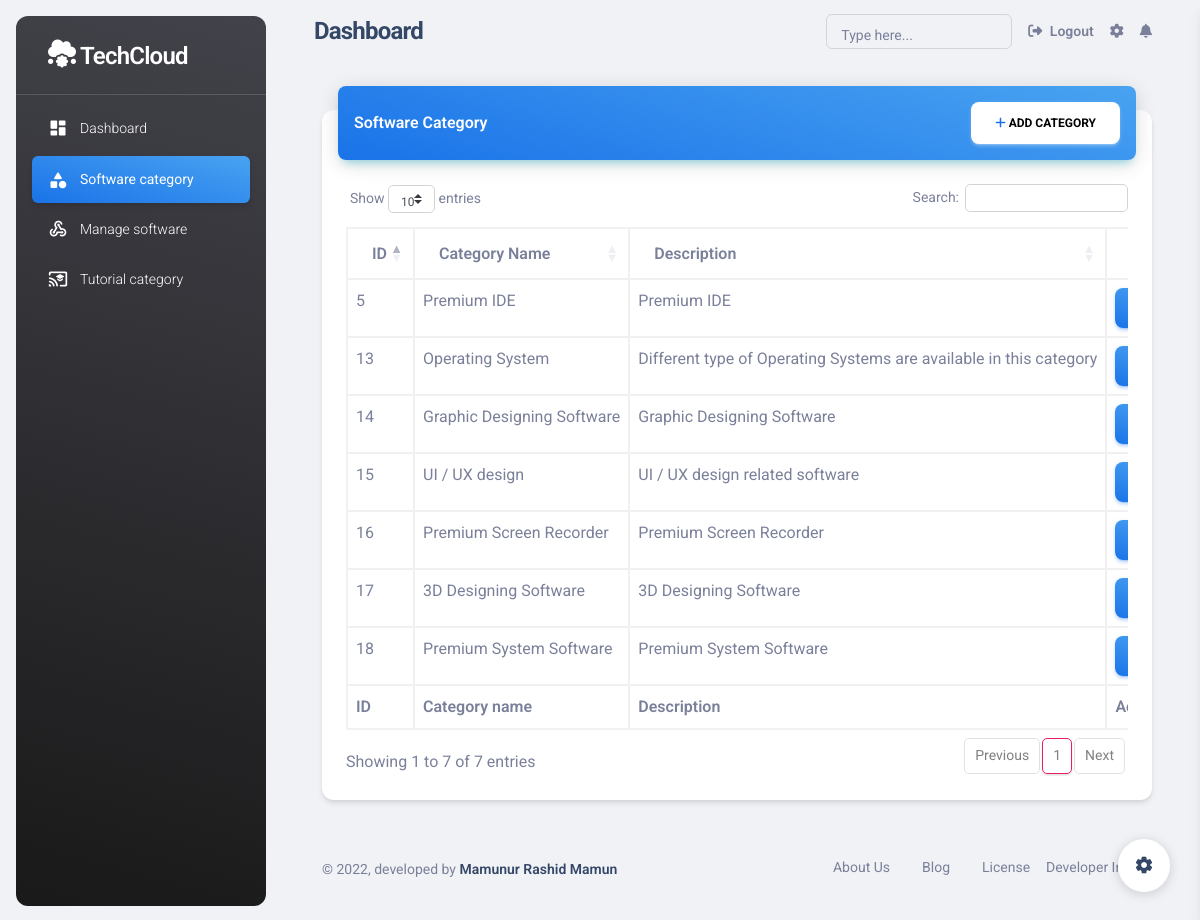
Screenshot of /software_category.php (signed in) with the database file from the repository.
### tables this page shows
CREATE TABLE `software_category` (
  `id` int(11) NOT NULL,
  `cat_name` varchar(255) NOT NULL,
  `cat_desc` longtext NOT NULL
);

### software_category.php (called while the page is built)
<?php
$view = "software_category";
include("./template.php");

### class/function.php (called while the page is built, shortened)
<?php
class TechCloud
{
    private $conn;
    public function __construct()
    {
        $this->conn = mysqli_connect('localhost', 'root', "", 'tech_cloud_resource_sharing_project');
    }
    public function display_soft_cat()
    {
        $query = "SELECT * FROM software_category";
        if (mysqli_query($this->conn, $query)) {
            $soft_cat = mysqli_query($this->conn, $query);
            return $soft_cat;
        }
    }
}

### views/software_category_view.php (the view, shortened to what this page needs)
<?php
$cat_data = $obj->display_soft_cat();
?>
<div class="container-fluid py-2">
    <div class="row">
        <div class="col-12">
            <div class="card my-4">
                <div class="card-header p-0 position-relative mt-n4 mx-3 z-index-2">
                    <div class="bg-gradient-info shadow-info border-radius-lg py-3 d-flex justify-content-between">
                        <h6 class="text-white text-capitalize ps-3 mt-2">Software Category</h6>
                        <button class="btn btn-white my-0 mr-3" data-toggle="modal" data-target="#add_cat_staticBackdrop"><i class="fas fa-plus text-info"></i> Add Category</button>
                    </div>
                </div>
                <div class="card-body p-4 input-border">
                    <div class="table-responsive">
                        <table class="table table-bordered" id="dataTable" width="100%" cellspacing="0">
                            <thead>
                                <tr>
                                    <th>ID</th>
                                    <th>Category name</th>
                                    <th>Description</th>
                                    <th>Action</th>
                                </tr>
                            </thead>
                            <tfoot>
                                <tr>
                                    <th>ID</th>
                                    <th>Category name</th>
                                    <th>Description</th>
                                    <th>Action</th>
                                </tr>
                            </tfoot>
                            <tbody>
                                <?php while ($category = mysqli_fetch_assoc($cat_data)) { ?>
                                    <tr>
                                        <td><?php echo $category['id'] ?></td>
                                        <td><?php echo $category['cat_name'] ?></td>
                                        <td><?php echo $category['cat_desc'] ?></td>
                                        <td>
                                            <div class="btn-group">
                                                <a href="" class="btn bg-gradient-info my-0 px-3" data-toggle="modal" data-target="<?php echo "#alert_" . $category['id'] ?>"><i class="fas fa-edit"></i></a>
                                            </div>
                                        </td>
                                    </tr>
                                <?php } ?>
                            </tbody>
                        </table>
                    </div>
                </div>
            </div>
        </div>
    </div>
</div>

### includes/head.php (shortened to what this page needs)
<!DOCTYPE html>
<html lang="en">
<head>
    <link rel="stylesheet" href="https://cdn.jsdelivr.net/npm/bootstrap@4.6.1/dist/css/bootstrap.min.css">
    <link href="assets/css/nucleo-icons.css" rel="stylesheet" />
    <link href="assets/css/nucleo-svg.css" rel="stylesheet" />
    <link id="pagestyle" href="assets/css/material-dashboard.css?v=3.0.0" rel="stylesheet" />
    <link href="https://cdn.datatables.net/1.10.20/css/dataTables.bootstrap4.min.css" rel="stylesheet" />
    <link rel="stylesheet" href="assets/css/custom_style.css">
</head>

### template.php (shortened to what this page needs)
<?php
include("./class/function.php");
$obj = new TechCloud();
include("./includes/head.php");
?>
<body class="g-sidenav-show  bg-gray-200">
    <?php include_once("./includes/sidenav.php") ?>
    <main class="main-content position-relative max-height-vh-100 h-100 border-radius-lg ">
        <?php include_once("./includes/topnav.php") ?>
        <div class="container-fluid py-3">
            <?php
            if (isset($view)) {
                if ($view == "dashboard") {
                    include_once("./views/dash_view.php");
                } else if ($view == "software_category") {
                    include_once("./views/software_category_view.php");
                }
            }
            ?>
            <?php include_once("./includes/footer.php") ?>
        </div>
    </main>
    <?php include_once("./includes/fixed_plugin.php") ?>
</body>
</html>

### includes/sidenav.php (shortened to what this page needs)
<aside class="sidenav navbar navbar-vertical navbar-expand-xs border-0 border-radius-xl my-3 fixed-start ms-3 bg-gradient-dark" id="sidenav-main">
    <div class="sidenav-header">
        <a class="navbar-brand m-0 justify-content-start d-flex" href="#">
            <i class="fas fa-cloud-meatball fa-2x text-white"> </i>
            <h4 class="ms-1 text-white"> TechCloud</h4>
        </a>
    </div>
    <hr class="horizontal light mt-0 mb-2">
    <div class="w-auto  max-height-vh-100" id="sidenav-collapse-main">
        <ul class="navbar-nav">
            <li class="nav-item">
                <a class="nav-link text-white <?php if ($view == 'dashboard') echo "active bg-gradient-info" ?>" href="dashboard.php">
                    <div class="text-white text-center me-2 d-flex align-items-center justify-content-center">
                        <i class="material-icons opacity-10">dashboard</i>
                    </div>
                    <span class="nav-link-text ms-1">Dashboard</span>
                </a>
            </li>
            <li class="nav-item">
                <a id="soft_cat" class="nav-link text-white <?php if ($view == 'software_category') echo "active bg-gradient-info" ?>" href="software_category.php">
                    <div class="text-white text-center me-2 d-flex align-items-center justify-content-center">
                        <i class="material-icons opacity-10">category</i>
                    </div>
                    <span class="nav-link-text ms-1">Software category</span>
                </a>
            </li>
            <li class="nav-item">
                <a class="nav-link text-white <?php if ($view == 'manage_software') echo "active bg-gradient-primary" ?>" href="category.php">
                    <div class="text-white text-center me-2 d-flex align-items-center justify-content-center">
                        <i class="material-icons opacity-10">webhook</i>
                    </div>
                    <span class="nav-link-text ms-1">Manage software</span>
                </a>
            </li>
            <li class="nav-item">
                <a class="nav-link text-white <?php if ($view == 'tutorial_category') echo "active bg-gradient-primary" ?>" href="../pages/billing.html">
                    <div class="text-white text-center me-2 d-flex align-items-center justify-content-center">
                        <i class="material-icons opacity-10">cast_for_education</i>
                    </div>
                    <span class="nav-link-text ms-1">Tutorial category</span>
                </a>
            </li>
        </ul>
    </div>
</aside>

### includes/topnav.php (shortened to what this page needs)
<nav class="navbar navbar-main navbar-expand-lg px-0 mx-4 shadow-none border-radius-xl" id="navbarBlur" navbar-scroll="true">
    <div class="container-fluid py-1 px-3">
        <nav aria-label="breadcrumb">
            <h4 class="font-weight-bolder my-0">Dashboard</h3>
        </nav>
        <div class="collapse navbar-collapse mt-sm-0 mt-2 me-md-0 me-sm-4" id="navbar">
            <div class="ms-md-auto pe-md-3 d-flex align-items-center">
                <div class="input-group input-group-outline">
                    <label class="form-label">Type here...</label>
                    <input type="text" class="form-control">
                </div>
            </div>
            <ul class="navbar-nav justify-content-end">
                <li class="nav-item d-flex align-items-center">
                    <a href="?adminlogout=logout" class="nav-link text-body font-weight-bold px-0">
                        <i class="fas fa-sign-out-alt me-sm-1"></i>
                        <span class="d-sm-inline d-none">Logout</span>
                    </a>
                </li>
                <li class="nav-item px-3 d-flex align-items-center">
                    <a href="javascript:;" class="nav-link text-body p-0">
                        <i class="fa fa-cog fixed-plugin-button-nav cursor-pointer"></i>
                    </a>
                </li>
                <li class="nav-item dropdown pe-2 d-flex align-items-center">
                    <a href="javascript:;" class="nav-link text-body p-0" id="dropdownMenuButton" data-bs-toggle="dropdown" aria-expanded="false">
                        <i class="fa fa-bell cursor-pointer"></i>
                    </a>
                </li>
            </ul>
        </div>
    </div>
</nav>

### includes/footer.php (shortened to what this page needs)
<footer class="footer py-4  ">
    <div class="container-fluid">
        <div class="row align-items-center justify-content-lg-between">
            <div class="col-lg-6 mb-lg-0 mb-4">
                <div class="copyright text-center text-sm text-muted text-lg-start">
                    © ,
                    developed by
                    <a href="#" class="font-weight-bold" target="_blank">Mamunur Rashid Mamun</a>
                </div>
            </div>
            <div class="col-lg-6">
                <ul class="nav nav-footer justify-content-center justify-content-lg-end">
                    <li class="nav-item">
                        <a href="#" class="nav-link text-muted" target="_blank">About Us</a>
                    </li>
                    <li class="nav-item">
                        <a href="#" class="nav-link text-muted" target="_blank">Blog</a>
                    </li>
                    <li class="nav-item">
                        <a href="#" class="nav-link pe-0 text-muted" target="_blank">License</a>
                    </li>
                    <li class="nav-item">
                        <a href="#" class="nav-link text-muted" target="_blank">Developer Info</a>
                    </li>
                </ul>
            </div>
        </div>
    </div>
</footer>

### includes/fixed_plugin.php (shortened to what this page needs)
<div class="fixed-plugin">
    <a class="fixed-plugin-button text-dark position-fixed px-3 py-2">
        <i class="material-icons py-2">settings</i>
    </a>
</div>

### assets/css/custom_style.css (style rules this page uses)
#dataTable th, #dataTable td { border: 0.1px solid #f0f0f0 !important; border-collapse: collapse !important; }

### rows the page displays
software_category: id "5", cat_name "Premium IDE", cat_desc "Premium IDE"
software_category: id "13", cat_name "Operating System", cat_desc "Different type of Operating Systems are available in this category"
software_category: id "14", cat_name "Graphic Designing Software", cat_desc "Graphic Designing Software"
software_category: id "15", cat_name "UI / UX design", cat_desc "UI / UX design related software"
software_category: id "16", cat_name "Premium Screen Recorder", cat_desc "Premium Screen Recorder"
software_category: id "17", cat_name "3D Designing Software", cat_desc "3D Designing Software"
software_category: id "18", cat_name "Premium System Software", cat_desc "Premium System Software"
